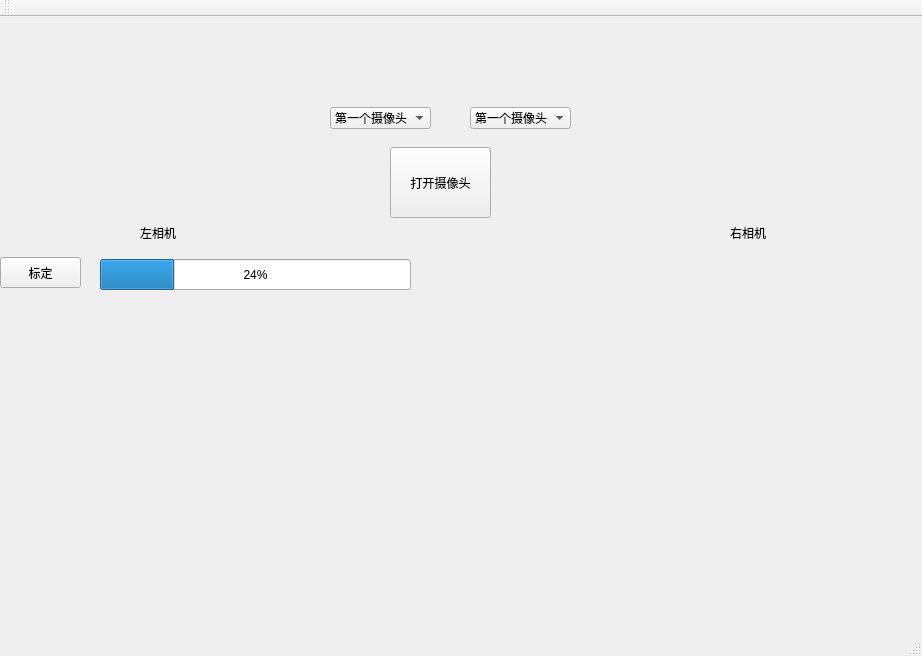
<?xml version="1.0" encoding="UTF-8"?>
<ui version="4.0">
 <class>shuangmu2Class</class>
 <widget class="QMainWindow" name="shuangmu2Class">
  <property name="geometry">
   <rect>
    <x>0</x>
    <y>0</y>
    <width>922</width>
    <height>656</height>
   </rect>
  </property>
  <property name="windowTitle">
   <string>shuangmu2</string>
  </property>
  <widget class="QWidget" name="centralWidget">
   <widget class="QLabel" name="label">
    <property name="geometry">
     <rect>
      <x>10</x>
      <y>20</y>
      <width>301</width>
      <height>171</height>
     </rect>
    </property>
    <property name="cursor">
     <cursorShape>CrossCursor</cursorShape>
    </property>
    <property name="text">
     <string/>
    </property>
   </widget>
   <widget class="QLabel" name="label2">
    <property name="geometry">
     <rect>
      <x>600</x>
      <y>20</y>
      <width>301</width>
      <height>171</height>
     </rect>
    </property>
    <property name="cursor">
     <cursorShape>CrossCursor</cursorShape>
    </property>
    <property name="text">
     <string/>
    </property>
   </widget>
   <widget class="QPushButton" name="pushButton2">
    <property name="geometry">
     <rect>
      <x>390</x>
      <y>130</y>
      <width>101</width>
      <height>71</height>
     </rect>
    </property>
    <property name="text">
     <string>打开摄像头</string>
    </property>
   </widget>
   <widget class="QPushButton" name="pushButton3">
    <property name="geometry">
     <rect>
      <x>0</x>
      <y>240</y>
      <width>81</width>
      <height>31</height>
     </rect>
    </property>
    <property name="text">
     <string>标定</string>
    </property>
   </widget>
   <widget class="QLabel" name="label3">
    <property name="geometry">
     <rect>
      <x>20</x>
      <y>300</y>
      <width>891</width>
      <height>281</height>
     </rect>
    </property>
    <property name="text">
     <string/>
    </property>
   </widget>
   <widget class="QProgressBar" name="progressBar">
    <property name="geometry">
     <rect>
      <x>100</x>
      <y>242</y>
      <width>311</width>
      <height>31</height>
     </rect>
    </property>
    <property name="value">
     <number>24</number>
    </property>
   </widget>
   <widget class="QComboBox" name="comboBox">
    <property name="geometry">
     <rect>
      <x>470</x>
      <y>90</y>
      <width>101</width>
      <height>22</height>
     </rect>
    </property>
    <item>
     <property name="text">
      <string>第一个摄像头</string>
     </property>
    </item>
    <item>
     <property name="text">
      <string>第二个摄像头</string>
     </property>
    </item>
    <item>
     <property name="text">
      <string>第三个摄像头</string>
     </property>
    </item>
    <item>
     <property name="text">
      <string>第四个摄像头</string>
     </property>
    </item>
   </widget>
   <widget class="QComboBox" name="comboBox_2">
    <property name="geometry">
     <rect>
      <x>330</x>
      <y>90</y>
      <width>101</width>
      <height>22</height>
     </rect>
    </property>
    <item>
     <property name="text">
      <string>第一个摄像头</string>
     </property>
    </item>
    <item>
     <property name="text">
      <string>第二个摄像头</string>
     </property>
    </item>
    <item>
     <property name="text">
      <string>第三个摄像头</string>
     </property>
    </item>
    <item>
     <property name="text">
      <string>第四个摄像头</string>
     </property>
    </item>
   </widget>
   <widget class="QLabel" name="label_2">
    <property name="geometry">
     <rect>
      <x>140</x>
      <y>200</y>
      <width>61</width>
      <height>31</height>
     </rect>
    </property>
    <property name="text">
     <string>左相机</string>
    </property>
   </widget>
   <widget class="QLabel" name="label_3">
    <property name="geometry">
     <rect>
      <x>730</x>
      <y>200</y>
      <width>61</width>
      <height>31</height>
     </rect>
    </property>
    <property name="text">
     <string>右相机</string>
    </property>
   </widget>
  </widget>
  <widget class="QMenuBar" name="menuBar">
   <property name="geometry">
    <rect>
     <x>0</x>
     <y>0</y>
     <width>922</width>
     <height>23</height>
    </rect>
   </property>
  </widget>
  <widget class="QToolBar" name="mainToolBar">
   <attribute name="toolBarArea">
    <enum>TopToolBarArea</enum>
   </attribute>
   <attribute name="toolBarBreak">
    <bool>false</bool>
   </attribute>
  </widget>
  <widget class="QStatusBar" name="statusBar"/>
 </widget>
 <layoutdefault spacing="6" margin="11"/>
 <resources>
  <include location="shuangmu2.qrc"/>
 </resources>
 <connections>
  <connection>
   <sender>comboBox_2</sender>
   <signal>currentIndexChanged(int)</signal>
   <receiver>shuangmu2Class</receiver>
   <slot>left_comBoBox()</slot>
   <hints>
    <hint type="sourcelabel">
     <x>590</x>
     <y>251</y>
    </hint>
    <hint type="destinationlabel">
     <x>589</x>
     <y>308</y>
    </hint>
   </hints>
  </connection>
  <connection>
   <sender>comboBox</sender>
   <signal>currentIndexChanged(int)</signal>
   <receiver>shuangmu2Class</receiver>
   <slot>right_comBoBox()</slot>
   <hints>
    <hint type="sourcelabel">
     <x>652</x>
     <y>247</y>
    </hint>
    <hint type="destinationlabel">
     <x>656</x>
     <y>291</y>
    </hint>
   </hints>
  </connection>
 </connections>
 <slots>
  <slot>left_comBoBox()</slot>
  <slot>right_comBoBox()</slot>
 </slots>
</ui>
